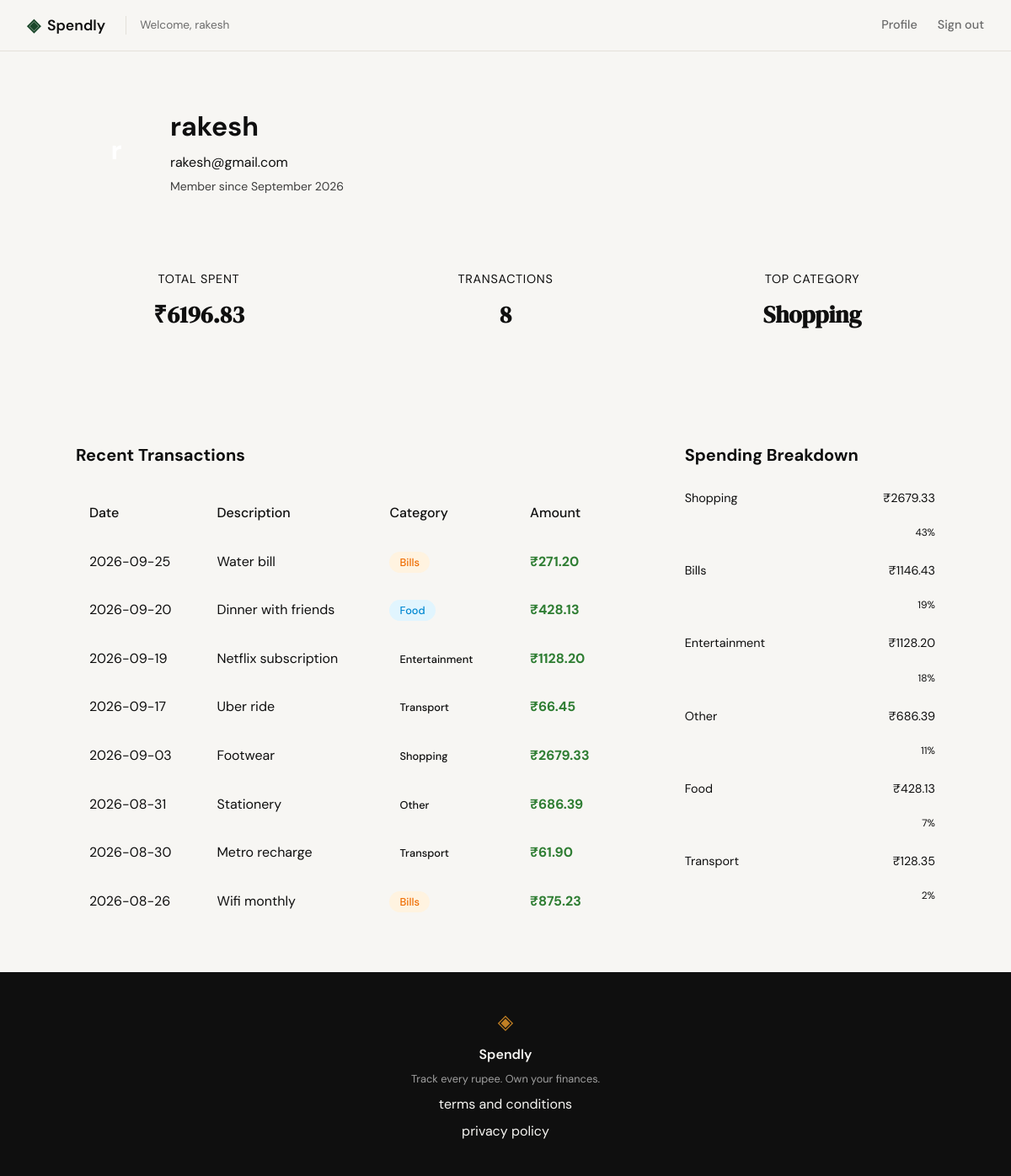
Screenshot of /profile (signed in) with the database file from the repository.
### tables this page shows
CREATE TABLE users (
                id INTEGER PRIMARY KEY AUTOINCREMENT,
                name TEXT NOT NULL,
                email TEXT UNIQUE NOT NULL,
                password_hash TEXT NOT NULL,
                created_at TEXT DEFAULT (datetime('now'))
            );

CREATE TABLE expenses (
                id INTEGER PRIMARY KEY AUTOINCREMENT,
                user_id INTEGER NOT NULL,
                amount REAL NOT NULL,
                category TEXT NOT NULL,
                date TEXT NOT NULL,
                description TEXT,
                created_at TEXT DEFAULT (datetime('now')),
                FOREIGN KEY (user_id) REFERENCES users (id)
            );

### app.py (the view)
@app.route("/profile")
@login_required
def profile():
    user_id = session.get('user_id')
    user_info = get_user_by_id(user_id)
    summary_stats = get_summary_stats(user_id)
    transactions = get_recent_transactions(user_id)
    category_breakdown = get_category_breakdown(user_id)
    return render_template(
        "profile.html",
        user=user_info,
        stats=summary_stats,
        transactions=transactions,
        breakdown=category_breakdown
    )

### app.py (called while the page is built)
def login_required(f):
    @wraps(f)
    def decorated_function(*args, **kwargs):
        if 'user_id' not in session:
            return redirect(url_for('login'))
        return f(*args, **kwargs)
    return decorated_function

### database/db.py (called while the page is built)
def get_db():
    conn = sqlite3.connect(DATABASE_PATH)
    conn.row_factory = sqlite3.Row
    conn.execute("PRAGMA foreign_keys = ON")
    return conn

### database/queries.py (called while the page is built)
def get_user_by_id(user_id):
    with get_db() as conn:
        row = conn.execute(
            "SELECT name, email, created_at FROM users WHERE id = ?",
            (user_id,)
        ).fetchone()
        if not row:
            return None
        created_at_dt = datetime.strptime(row['created_at'], '%Y-%m-%d %H:%M:%S')
        member_since = created_at_dt.strftime("%B %Y")
        return {
            "name": row['name'],
            "email": row['email'],
            "member_since": member_since
        }

def get_summary_stats(user_id):
    with get_db() as conn:
        totals = conn.execute(
            "SELECT SUM(amount) as total_spent, COUNT(*) as transaction_count FROM expenses WHERE user_id = ?",
            (user_id,)
        ).fetchone()
        total_spent = totals["total_spent"] if totals["total_spent"] is not None else 0.0
        transaction_count = totals["transaction_count"] if totals["transaction_count"] is not None else 0
        top_cat_row = conn.execute(
            "SELECT category FROM expenses WHERE user_id = ? GROUP BY category ORDER BY SUM(ABS(amount)) DESC LIMIT 1",
            (user_id,)
        ).fetchone()
        top_category = top_cat_row["category"] if top_cat_row else "—"
        return {
            "total_spent": float(total_spent),
            "transaction_count": int(transaction_count),
            "top_category": top_category
        }

def get_recent_transactions(user_id, limit=10):
    query = "SELECT date, description, category, amount FROM expenses WHERE user_id = ? ORDER BY date DESC LIMIT ?"
    with get_db() as conn:
        cursor = conn.execute(query, (user_id, limit))
        rows = cursor.fetchall()
        return [dict(row) for row in rows]

### templates/profile.html (shortened to what this page needs)
{% extends "base.html" %}
{% block content %}
<div class="profile-container">
    <section class="profile-card">
        <div class="profile-header">
            <div class="avatar">{{ user.name[0] }}</div>
            <div class="user-details">
                <h1>{{ user.name }}</h1>
                <p class="user-email">{{ user.email }}</p>
                <p class="user-meta">Member since {{ user.member_since }}</p>
            </div>
        </div>
    </section>
    <section class="stats-grid">
        <div class="stat-tile">
            <span class="stat-label">Total Spent</span>
            <span class="stat-value">₹{{ "%.2f"|format(stats.total_spent) }}</span>
        </div>
        <div class="stat-tile">
            <span class="stat-label">Transactions</span>
            <span class="stat-value">{{ stats.transaction_count }}</span>
        </div>
        <div class="stat-tile">
            <span class="stat-label">Top Category</span>
            <span class="stat-value">{{ stats.top_category }}</span>
        </div>
    </section>
    <div class="profile-main-content">
        <section class="history-section">
            <h2>Recent Transactions</h2>
            <div class="table-wrapper">
                <table class="profile-table">
                    <thead>
                        <tr>
                            <th>Date</th>
                            <th>Description</th>
                            <th>Category</th>
                            <th>Amount</th>
                        </tr>
                    </thead>
                    <tbody>
                        {% for tx in transactions %}
                        <tr>
                            <td>{{ tx.date }}</td>
                            <td>{{ tx.description }}</td>
                            <td>
                                <span class="badge badge-{{ tx.category|lower }}">
                                    {{ tx.category }}
                                </span>
                            </td>
                            <td class="amount {{ 'positive' if tx.amount > 0 else 'negative' }}">
                                ₹{{ "%.2f"|format(tx.amount) }}
                            </td>
                        </tr>
                        {% endfor %}
                    </tbody>
                </table>
            </div>
        </section>
        <section class="breakdown-section">
            <h2>Spending Breakdown</h2>
            <div class="breakdown-list">
                {% for item in breakdown %}
                <div class="breakdown-item">
                    <div class="breakdown-info">
                        <span>{{ item.category }}</span>
                        <span>₹{{ "%.2f"|format(item.amount) }}</span>
                    </div>
                    <div class="progress-bar-bg">
                        <div class="progress-bar-fill" style="width: {{ item.percentage }}%;"></div>
                    </div>
                    <span class="percentage">{{ item.percentage }}%</span>
                </div>
                {% endfor %}
            </div>
        </section>
    </div>
</div>
{% endblock %}

### templates/base.html (shortened to what this page needs)
<!DOCTYPE html>
<html lang="en">
<head>
    <link rel="stylesheet" href="{{ url_for('static', filename='css/style.css') }}">
</head>
<body>
    <nav class="navbar">
        <div class="nav-inner">
            <a href="{{ url_for('landing') }}" class="nav-brand">
                <div class="brand-group">
                    <span class="brand-icon">◈</span>
                    <span class="brand-name">Spendly</span>
                </div>
                {% if session.get('user_id') %}
                    <span class="user-welcome">Welcome, {{ session.get('user_name', 'User') }}</span>
                {% endif %}
            </a>
            <div class="nav-links">
                {% if session.get('user_id') %}
                    <a href="{{ url_for('profile') }}">Profile</a>
                    <a href="{{ url_for('logout') }}">Sign out</a>
                {% else %}
                    <a href="{{ url_for('login') }}">Sign in</a>
                    <a href="{{ url_for('register') }}" class="nav-cta">Get started</a>
                {% endif %}
            </div>
        </div>
    </nav>
    <main class="main-content">
        {% block content %}{% endblock %}
    </main>
    <footer class="footer">
        <div class="footer-inner">
            <span class="brand-icon">◈</span>
            <span class="footer-name">Spendly</span>
            <p class="footer-copy">Track every rupee. Own your finances.</p>
            <a href="{{ url_for('terms') }}">terms and conditions</a>
            <a href="{{ url_for('privacy') }}">privacy policy</a>
        </div>
    </footer>
</body>
</html>

### static/css/style.css (style rules this page uses)
:root { --ink: #0f0f0f; --ink-soft: #2d2d2d; --ink-muted: #6b6b6b; --ink-faint: #a0a0a0; --paper: #f7f6f3; --paper-warm: #f0ede6; --paper-card: #ffffff; --accent: #1a472a; --accent-light: #e8f0eb; --accent-2: #c17f24; --accent-2-light: #fdf3e3; --danger: #c0392b; --danger-light: #fdecea; --border: #e4e1da; --border-soft: #eeebe4; --font-display: 'DM Serif Display', Georgia, serif; --font-body: 'DM Sans', system-ui, sans-serif; --max-width: 1200px; --auth-width: 440px; --radius-sm: 6px; --radius-md: 12px; --radius-lg: 20px; }
*, *::before, *::after { box-sizing: border-box; margin: 0; padding: 0; }
html { font-size: 16px; scroll-behavior: smooth; }
body { background: var(--paper); color: var(--ink); font-family: var(--font-body); font-size: 1rem; line-height: 1.6; -webkit-font-smoothing: antialiased; }
a { color: inherit; text-decoration: none; }
.navbar { position: sticky; top: 0; z-index: 100; background: var(--paper); border-bottom: 1px solid var(--border); padding: 0 2rem; }
.nav-inner { max-width: var(--max-width); margin: 0 auto; height: 60px; display: flex; align-items: center; justify-content: space-between; }
.nav-brand { display: flex; align-items: center; gap: 0.5rem; font-family: var(--font-body); font-weight: 600; font-size: 1.1rem; color: var(--ink); }
.brand-group { display: flex; align-items: center; gap: 0.5rem; }
.user-welcome { margin-left: 1rem; font-size: 0.85rem; font-weight: 400; color: var(--ink-muted); border-left: 1px solid var(--border); padding-left: 1rem; }
.brand-icon { color: var(--accent); font-size: 1.3rem; }
.brand-name { color: var(--ink); }
.nav-links { display: flex; align-items: center; gap: 1.5rem; font-size: 0.9rem; font-weight: 500; }
.nav-links a { color: var(--ink-muted); transition: color 0.2s; }
.main-content { min-height: calc(100vh - 60px - 100px); }
.stats-grid { display: grid; grid-template-columns: repeat(3, 1fr); gap: 2rem; margin-bottom: 3rem; }
.stat-label { font-size: 0.9rem; color: var(--ink-muted); }
.stat-value { font-family: var(--font-display); font-size: 1.75rem; font-weight: 600; color: var(--ink); }
.footer { background: var(--ink); color: var(--paper); padding: 2.5rem 2rem; text-align: center; }
.footer-inner { display: flex; flex-direction: column; align-items: center; gap: 0.4rem; }
.footer .brand-icon { color: var(--accent-2); font-size: 1.5rem; }
.footer-name { font-weight: 600; font-size: 1rem; }
.footer-copy { font-size: 0.8rem; color: var(--ink-faint); }

### rows the page displays
users: get "rakesh", name "rakesh", email "rakesh@gmail.com"
expenses: top_category "Shopping", date "2026-09-03", description "Footwear", category "Shopping", amount "2679.33", percentage "43"
expenses: date "2026-09-25", description "Water bill", category "Bills", amount "271.20"
expenses: date "2026-09-20", description "Dinner with friends", category "Food", amount "428.13", percentage "7"
expenses: date "2026-09-19", description "Netflix subscription", category "Entertainment", amount "1128.20", percentage "18"
expenses: date "2026-09-17", description "Uber ride", category "Transport", amount "66.45"
expenses: date "2026-08-31", description "Stationery", category "Other", amount "686.39", percentage "11"
expenses: date "2026-08-30", description "Metro recharge", category "Transport", amount "61.90"
expenses: date "2026-08-26", description "Wifi monthly", category "Bills", amount "875.23"

### other values shown
{{ user.member_since }} "September 2026"
{{ "%.2f"|format(stats.total_spent) }} "6196.83"
{{ stats.transaction_count }} "8"
{{ item.category }} "Bills" "Transport"
{{ "%.2f"|format(item.amount) }} "1146.43" "128.35"
{{ item.percentage }} "19" "2"
